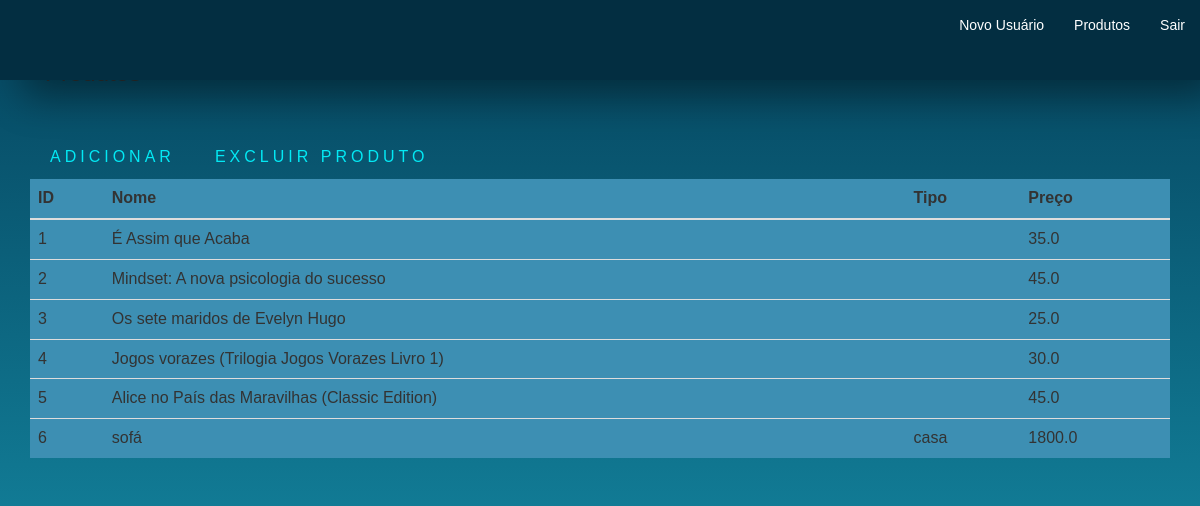
The app's page /produtos (signed in) with its own data.
### aplicacao/models/__init__.py (models this page shows)
class Produtos(db.Model):
    id = db.Column(db.Integer, primary_key=True)
    nome = db.Column(db.String(50), nullable= False)
    tipo = db.Column(db.String(200))
    preco = db.Column(db.Float, nullable= False)

### aplicacao/routers/__init__.py (the view)
@app.route("/produtos")
@login_required
def produtos():
    products = Produtos.query.all()
    return render_template('lista_produto.html', produtos=products)

### aplicacao/models/__init__.py (called while the page is built)
@login_manager.user_loader
def load_usuario(id_usuario):
    return Usuario.query.get(int(id_usuario))

### aplicacao/templates/lista_produto.html (shortened to what this page needs)
<head>
    <link rel="stylesheet" href="https://maxcdn.bootstrapcdn.com/bootstrap/3.3.7/css/bootstrap.min.css">
</head>
{% extends 'base.html' %}
{% block body %}
        <div class="container">
            <div class="page-header">
                <h3 class="box-title col-md-12 ">Produtos</h3>
            </div>
            <form method="GET" action="">
                <table class="table table-borderless table-hover" style="background-color:#3d8fb3">
                  <thead>
                    <tr>
                      <th>ID</th>
                      <th>Nome</th>
                      <th>Tipo</th>
                      <th>Preço</th>
                    </tr>
                  </thead>
                  <tbody>
                    {% for item in produtos %}
                        <tr>
                            <td>{{ item.id }}</td>
                            <td>{{ item.nome }}</td>
                            <td>{{ item.tipo }}</td>
                            <td>{{ item.preco }}</td>
                        </tr>
                    {% endfor %}
                  </tbody>
                    <a href="{{url_for('cadastro_produto')}}"> Adicionar </a>
                    <a href="{{url_for('cadastro_produto')}}">  Excluir Produto</a>
                </table>
            </form>
        </div>
{% endblock %}

### aplicacao/templates/base.html (shortened to what this page needs)
<html lang="pt-BR">
    <head>
        <link href="..\\static\css\style.css" rel="stylesheet" >
    </head>
    <body>
        {% include 'navbar.html' %}
        {% block body %}
        {% endblock %}
    </body>
</html>

### aplicacao/templates/navbar.html
<header id="topnav">
            <div class="inner">
                <nav role='navigation'>
                    <ul >
                        {% if current_user.is_authenticated %}
                            <li>
                                <a class="" href="{{url_for('cadastro_usuario')}}">
                                    Novo Usuário
                                </a>
                            </li>
                            <li>
                                <a class=""  href="{{url_for('produtos')}}">
                                    Produtos
                                </a>
                            </li>
                            <li>
                                <a class="" href="{{url_for('sair')}}">Sair</a>
                            </li>
                        {% endif %}
                    </ul>
                </nav>
            </div>
        </header>

### aplicacao/static/css/style.css (style rules this page uses)
html { height: 100%; }
body { margin:0; padding:0; height: 100%; font-family: 'Montserrat', sans-serif; background: linear-gradient(#05445E, #189AB4); }
form a { position: relative; display: inline-block; padding: 10px 20px; color: #03e9f4; font-size: 16px; text-decoration: none; text-transform: uppercase; overflow: hidden; transition: .5s; margin-top: 40px; letter-spacing: 4px }
header { position: fixed; width: 100%; height: 80px; padding-top: 0; background: #032e41; transition: 0.7s all; box-shadow: 20px 20px 38px -3px rgba(0,0,0,0.40); z-index: 100; }
li { list-style: none; }
nav { overflow: hidden; }
nav ul { float: right; }
nav li { display: inline; float: left; }
nav a { display: inline-block; color: #fff; text-decoration: none; padding: 15px; transition: 0.3s all; }

### records on screen
Produtos: id "1", nome "É Assim que Acaba", preco "35.0"
Produtos: id "2", nome "Mindset: A nova psicologia do sucesso", preco "45.0"
Produtos: id "3", nome "Os sete maridos de Evelyn Hugo", preco "25.0"
Produtos: id "4", nome "Jogos vorazes (Trilogia Jogos Vorazes Livro 1)", preco "30.0"
Produtos: id "5", nome "Alice no País das Maravilhas (Classic Edition)", preco "45.0"
Produtos: id "6", nome "sofá", tipo "casa", preco "1800.0"
